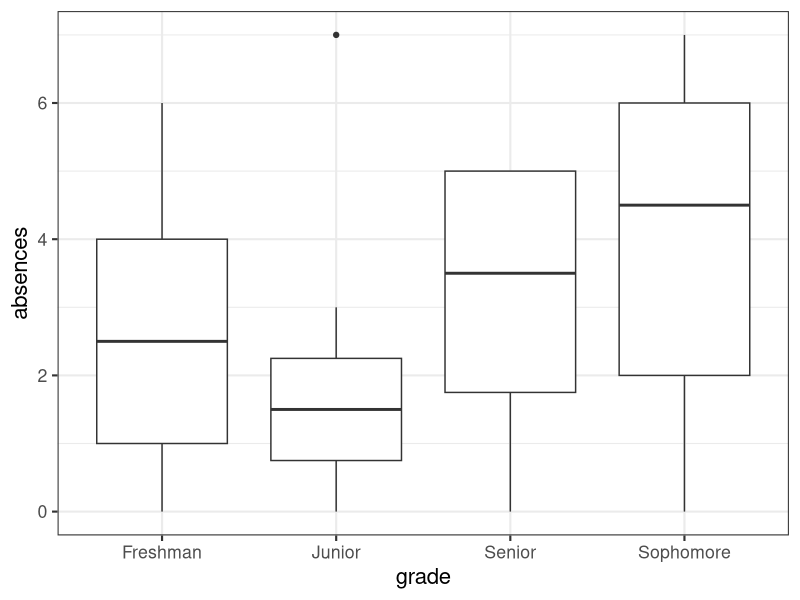
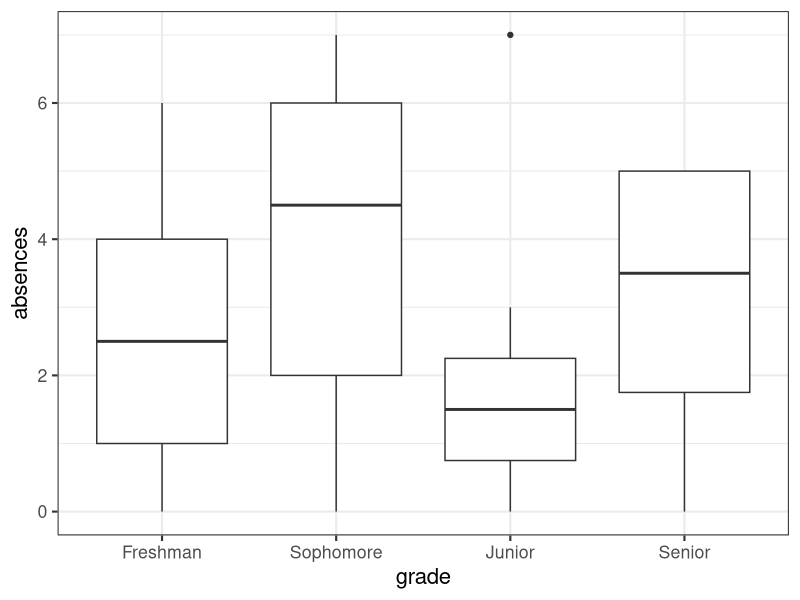
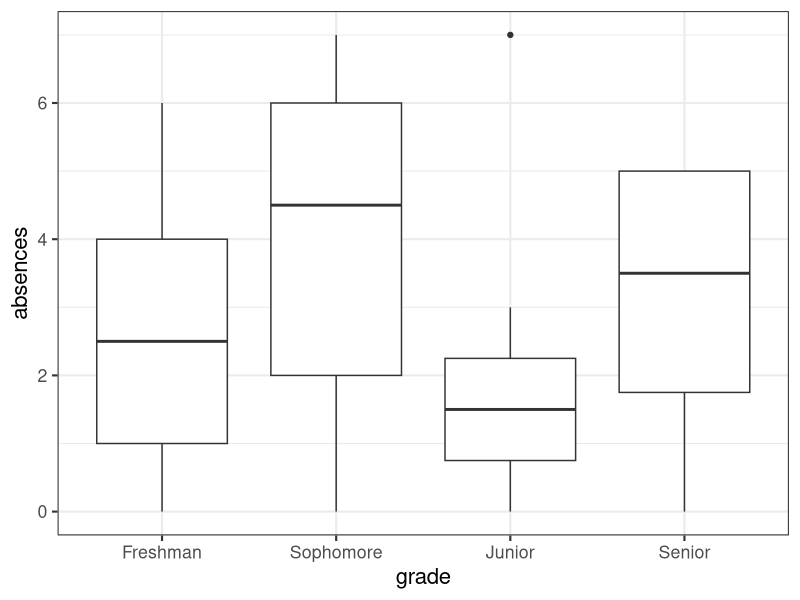
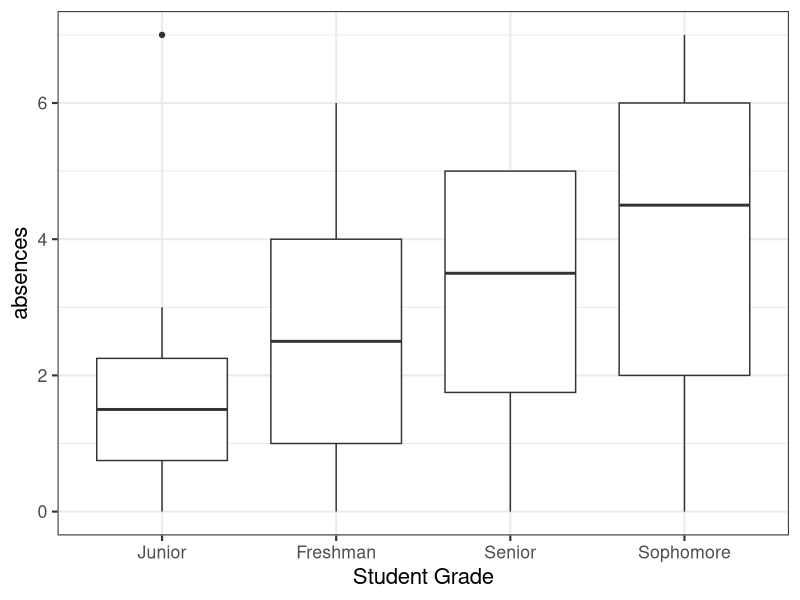
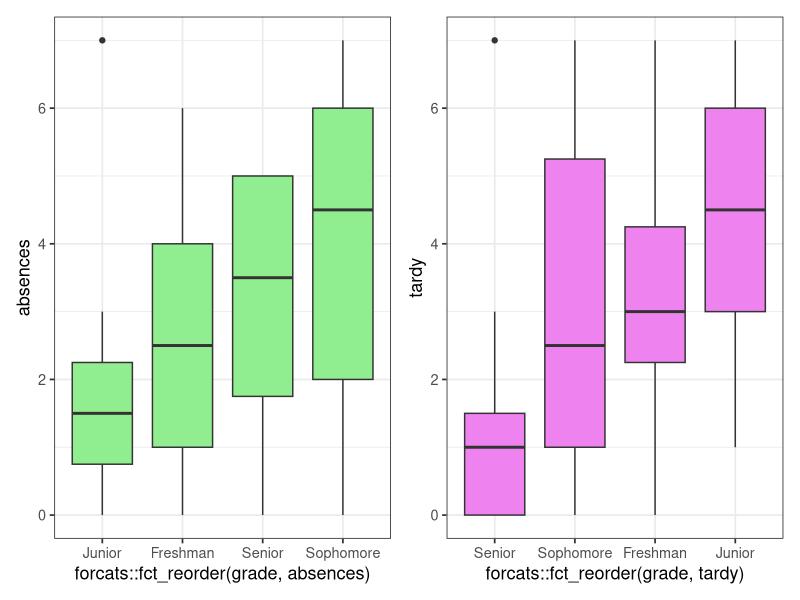
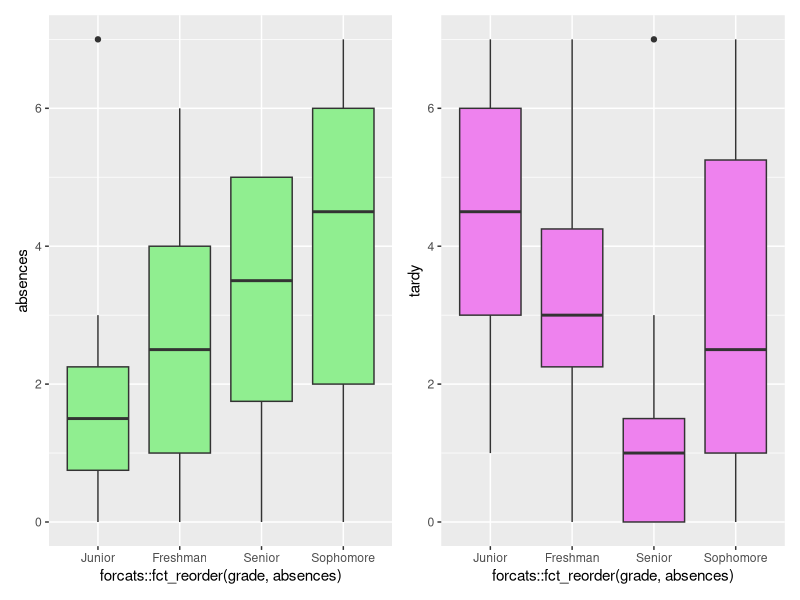

Generate these figures, in order, with R:
## ---- chunk 1
knitr::opts_chunk$set(echo = TRUE)
library(tidyverse)
## ---- chunk 2
x <- c("red", "red", "blue", "yellow", "blue")
class(x)

x_fact <- factor(x) # factor() is a function
class(x_fact)
x_fact
## ---- chunk 3
levels(x_fact)
## ---- chunk 4
knitr::include_graphics("https://github.com/tidyverse/forcats/raw/main/man/figures/logo.png")
## ---- chunk 5
set.seed(123)
data_highschool <- tibble(
  absences = sample(0:7, size = 32, replace = TRUE),
  grade = rep(c("Sophomore","Freshman","Junior","Senior"), 8))
## ---- chunk 6
head(data_highschool)
## ---- chunk 7
data_highschool %>%
  ggplot(mapping = aes(x = grade, y = absences)) +
  geom_boxplot() +
  theme_bw(base_size = 16) # make all labels size 16
## ---- chunk 8
levels(pull(data_highschool, grade))

data_highschool_fct <- data_highschool %>%
  mutate(grade = factor(grade,
    levels =c("Freshman","Sophomore","Junior", "Senior")))

levels(pull(data_highschool_fct, grade))
## ---- chunk 9
head(data_highschool_fct)
## ---- chunk 10
data_highschool_fct %>%
  ggplot(mapping = aes(x = grade, y = absences)) +
  geom_boxplot() +
 theme_bw(base_size = 16)
## ---- chunk 11
data_highschool %>% # the data with the character version of grade
  arrange(grade) %>%
  head(n = 19) #print just enough to see the 1st three grades
## ---- chunk 12
data_highschool_fct %>% # the data with the factor version of grade
  arrange(grade) %>%
  head(19)
## ---- chunk 13
data_highschool %>%
  group_by(grade) %>%
  summarize(total_absences = sum(absences))
## ---- chunk 14
data_highschool_fct %>%
  group_by(grade) %>%
  summarize(total_absences = sum(absences))
## ---- chunk 15
library(forcats)

data_highschool_fct %>%
  ggplot(mapping = aes(x = grade, y = absences)) +
  geom_boxplot() +
  theme_bw(base_size = 16)
## ---- chunk 16
library(forcats)

data_highschool_fct %>%
  ggplot(mapping = aes(x = forcats::fct_reorder(grade, absences),y = absences)) +
  geom_boxplot() +
  labs(x = "Student Grade") +
  theme_bw(base_size = 16) # make all labels size 16
## ---- chunk 17
set.seed(1956)
data_highschool_fct <-
  data_highschool_fct %>%
  mutate("tardy" = sample(0:7, size = 32, replace = TRUE))

head(data_highschool_fct)
## ---- chunk 18

absences <- data_highschool_fct %>%
  ggplot(mapping = aes(
    x = forcats::fct_reorder(grade, absences),
    y = absences
  )) +
  geom_boxplot(fill = "lightgreen") +
  theme_bw(base_size = 13)

tardy <- data_highschool_fct %>%
  ggplot(mapping = aes(
    x = forcats::fct_reorder(grade, tardy),
    y = tardy
  )) +
  geom_boxplot(fill = "violet") +
  theme_bw(base_size = 13) 

library(patchwork)
absences + tardy
## ---- chunk 19

absences <- data_highschool_fct %>%
  ggplot(mapping = aes(
    x = forcats::fct_reorder(grade, absences),
    y = absences
  )) +
  geom_boxplot(fill = "lightgreen")


tardy <- data_highschool_fct %>%
  ggplot(mapping = aes(
    x = forcats::fct_reorder(grade, absences),
    y = tardy
  )) +
  geom_boxplot(fill = "violet")

absences + tardy
## ---- chunk 20
data_highschool_fct %>%
  pull(grade) %>%
  fct_count(prop = TRUE)
